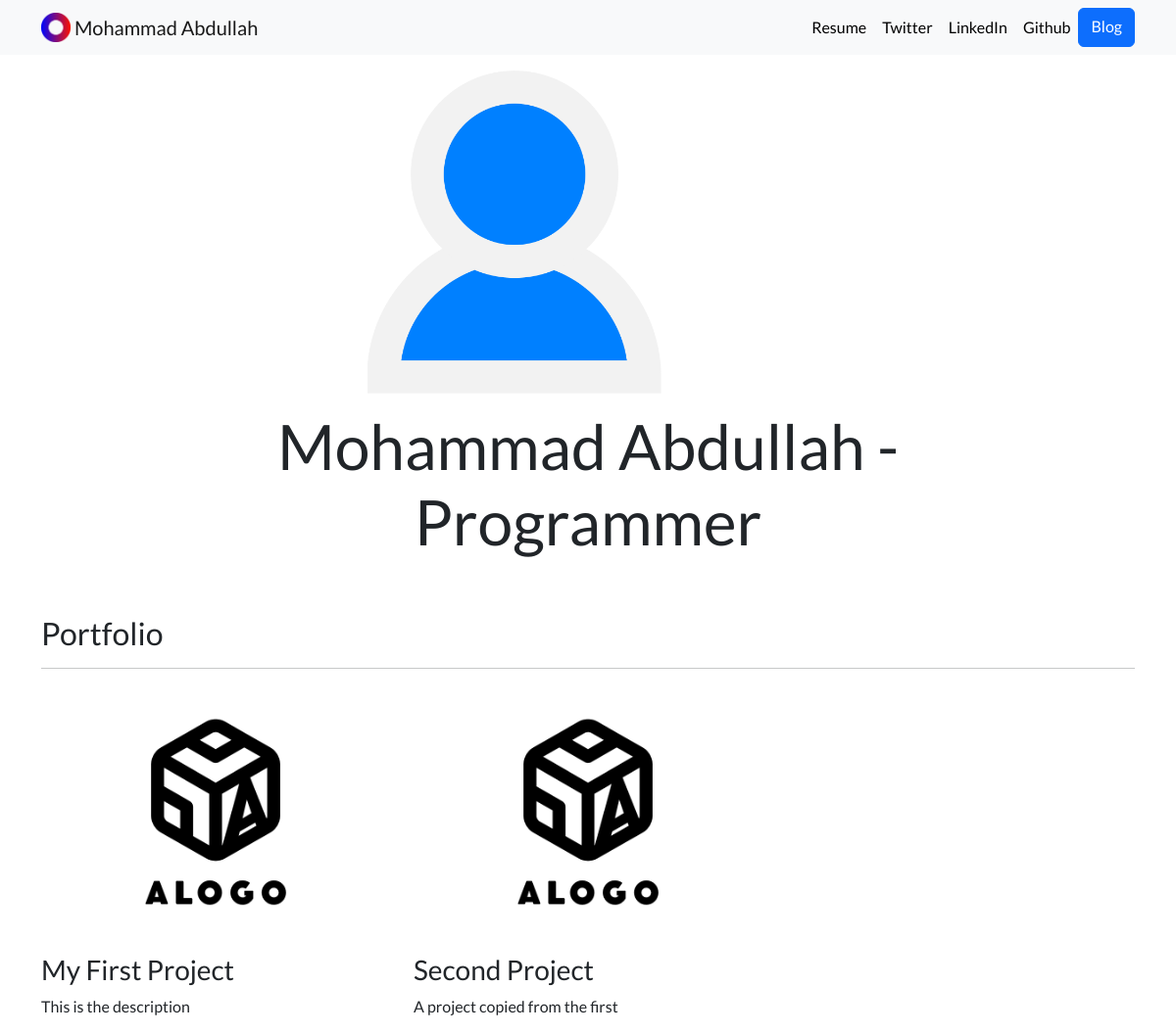
The page / on the database its author committed.
### portfolio/models.py (models this page shows, shortened)
class Project(models.Model):
   title = models.CharField(max_length=100)
   description = models.CharField(max_length=250)
   image = models.ImageField(upload_to='portfolio/images/')
   url = models.URLField(blank=True)

### portfolio/views.py (the view)
# urls.py: 2. Add a URL to urlpatterns:  path('', views.home, name='home')
def home(request):
   projects = Project.objects.all()
   return render(request, 'portfolio/home.html', {'projects': projects})

### portfolio/templates/portfolio/home.html
{% extends 'portfolio/base.html' %}
{% load static %}
{% block content %}
<div class="row justify-content-center my-3">
   <div class="col-5">
      <img src="{% static 'portfolio/avatar.png' %}" class="img-fluid" width="300">
   </div>
</div>
<div class="row justify-content-center mb-3">
   <div class="col-md-9 text-center">
     <h1 id="hometext" class="font-weight-bold">Mohammad Abdullah - Programmer</h1>
   </div>
 </div>
   <h2 class="mt-5">Portfolio</h2>
   <hr>
   <div class="row">
   {% for project in projects %}
   <div class="col-lg-4 col-md-6">
      {% if project.url %}
      <a href="{{ project.url }}">
        <img src="{{ project.image.url }}" class="img-fluid mb-2">
      </a>
      {% else %}
      <img src="{{ project.image.url }}" class="img-fluid mb-2">
      {% endif %}
      <h3>{{ project.title }}</h3>
      <p>{{ project.description }}</p>
    </div>
   {% endfor %}
</div>
{% endblock %}

### portfolio/templates/portfolio/base.html (shortened to what this page needs)
{% load static %}
<!DOCTYPE html>
<html lang="en">
<head>
   <link href="https://cdn.jsdelivr.net/npm/bootstrap@5.2.3/dist/css/bootstrap.min.css" rel="stylesheet">
   <link rel="stylesheet" href="{% static 'portfolio/custom.css' %}">
</head>
<body>
   <nav id="topNav" class="navbar navbar-expand-md bg-light">
      <div class="container">
         <a class="navbar-brand" href="{% url 'home' %}">
            <img src="{% static 'portfolio/Logo.png' %}" width="30" height="30" class="d-inline-block align-top" alt="Abdullah's Logo">
            <span>Mohammad Abdullah</span>
         </a>
    <div class="collapse navbar-collapse text-center" id="navbarNav">
      <ul class="navbar-nav ms-auto">
        <li class="nav-item">
          <a class="nav-link" href="#" target="_blank">Resume</a>
        </li>
        <li class="nav-item">
          <a class="nav-link" href="#" target="_blank">Twitter</a>
        </li>
        <li class="nav-item">
          <a class="nav-link" href="#" target="_blank">LinkedIn</a>
        </li>
        <li class="nav-item">
         <a class="nav-link" href="https://github.com/abdullah2202" target="_blank">Github</a>
       </li>
       <li class="d-flex">
         <a role="button" href="{% url 'blog:all_blogs' %}" class="btn btn-primary">Blog</a>
       </li>
      </ul>
    </div>
  </div>
</nav>
<div class="container">
{% block content %}{% endblock %}
</div>
</body>
</html>

### portfolio/static/portfolio/custom.css (style rules this page uses)
.navbar-nav .nav-link { color: rgba(0,0,0,1) !important; }
body { font-family: 'Lato', sans-serif; }
@media (min-width: 992px) { #hometext { font-size: 4rem; } }

### rows shown on the page
Project: image (picture), title "My First Project", description "This is the description"
Project: image (picture), title "Second Project", description "A project copied from the first"
